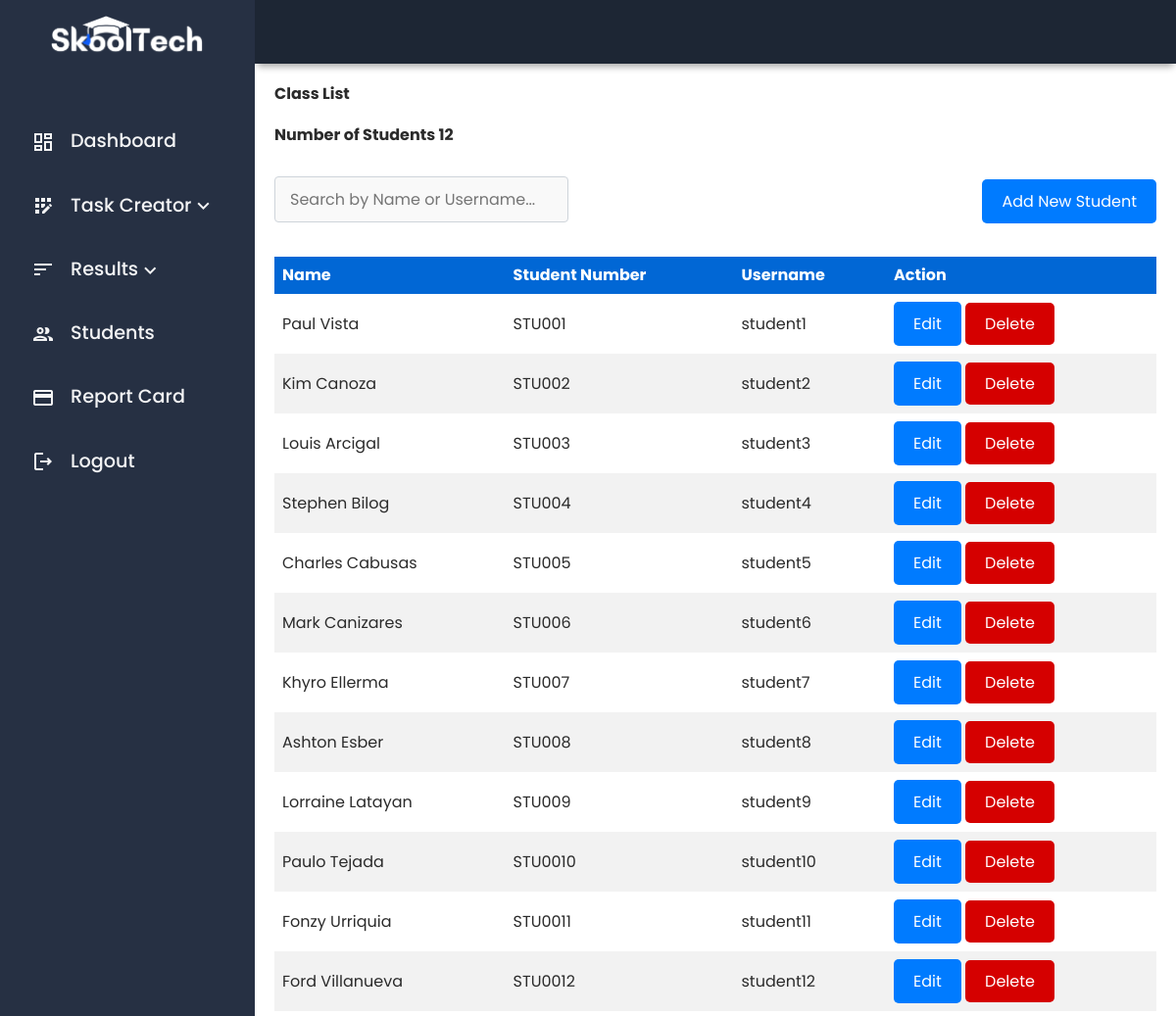
The app's page /admin_students.php (signed in), older data.
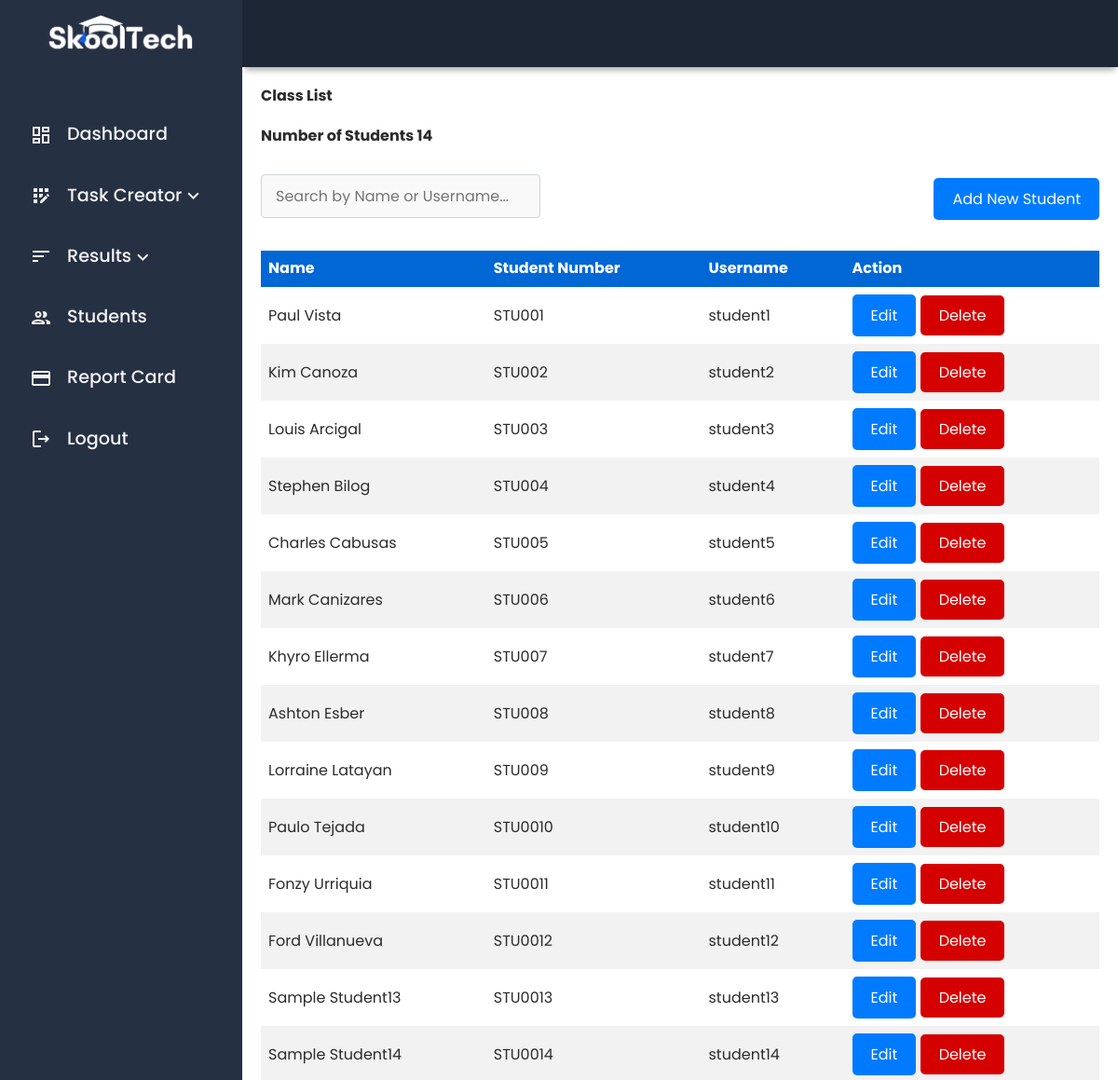
The same page, newer data.
### tables this page shows
CREATE TABLE students (
    id INT AUTO_INCREMENT PRIMARY KEY,
    username VARCHAR(50) NOT NULL UNIQUE,
    password VARCHAR(255) NOT NULL,
    name VARCHAR(100) NOT NULL,
    student_number VARCHAR(20) NOT NULL UNIQUE
);

### admin_students.php (the view, shortened to what this page needs)
<?php
$servername = "localhost";
$username = "root";
$password = "";
$dbname = "skooltech";
$conn = new mysqli($servername, $username, $password, $dbname);
$sql_students = "SELECT * FROM students";
$result_students = $conn->query($sql_students);
?>
<!DOCTYPE html>
<html lang="en">
<head>
    <link rel="stylesheet" href="./dist/scss/main.min.css">
</head>
<body>
    <div class="grid-container">
        <div class="header">
        </div>
        <div id="sidenav">
            <div class="sidenav__wrapper">
                <div class="sidenav__img">
                    <img src="./dist/img/skooltech-logo.png" alt="">
                </div>
                <div class="sidenav-list">
                    <ul>
                        <li><a href="./admin_dashboard.php"><span class="material-icons-outlined">dashboard</span>Dashboard</a></li>
                        <li>
                            <a href="#" class="dropdown-toggle">
                                <span class="material-icons-outlined">app_registration</span> Task Creator
                                <div class="arrow-down">
                                    <span class="material-icons-outlined chevron-icon">keyboard_arrow_down</span>
                                </div>
                            </a>
                        </li>
                        <li>
                            <a href="#" class="dropdown-toggle">
                            <span class="material-icons-outlined">sort</span> Results
                                <div class="arrow-down">
                                    <span class="material-icons-outlined chevron-icon">keyboard_arrow_down</span>
                                </div>
                            </a>
                        </li>
                        <li><a href="./admin_students.php"><span class="material-icons-outlined">group</span>Students</a></li>
                        <li><a href="./admin_reportcard.php"><span class="material-icons-outlined">credit_card</span>Report Card</a></li>
                        <li><a href="logout.php"><span class="material-icons-outlined">logout</span>Logout</a></li>
                    </ul>
                </div>
            </div>
        </div>
        <main class="main-container">
            <h2>Class List</h2>
            <h2>Number of Students <?php echo $result_students->num_rows; ?></h2>
            <div class="search-bar">
                <input type="text" class="search-input" id="searchInput" placeholder="Search by Name or Username...">
                <button onclick="document.getElementById('addStudentModal').style.display='block'">Add New Student</button>
            </div>
            <table>
                <thead>
                    <tr>
                        <th>Name</th>
                        <th>Student Number</th>
                        <th>Username</th>
                        <th>Action</th>
                    </tr>
                </thead>
                <tbody id="studentsTable">
                    <?php
                    if ($result_students->num_rows > 0) {
                        while ($row = $result_students->fetch_assoc()) {
                            echo "<tr>";
                            echo "<td>" . htmlspecialchars($row['name']) . "</td>";
                            echo "<td>" . htmlspecialchars($row['student_number']) . "</td>";
                            echo "<td>" . htmlspecialchars($row['username']) . "</td>";
                            echo "<td>
                                    <button onclick=\"openEditModal(" . $row['id'] . ", '" . $row['student_number'] . "', '" . $row['username'] . "', '" . $row['name'] . "')\">Edit</button>
                                    <a class='delete_btn' href='?delete_id=" . $row['id'] . "' onclick='return confirm(\"Are you sure?\")'>Delete</a>
                                  </td>";
                            echo "</tr>";
                        }
                    }
                    ?>
                </tbody>
            </table>
        </main>
    </div>
</body>
</html>

Row changes from the older to the newer data that the page shows:
added students: name "Sample Student13", student_number "STU0013", username "student13"
added students: name "Sample Student14", student_number "STU0014", username "student14"
Text that changed along with them:
$result_students->num_rows: "12" → "14"
